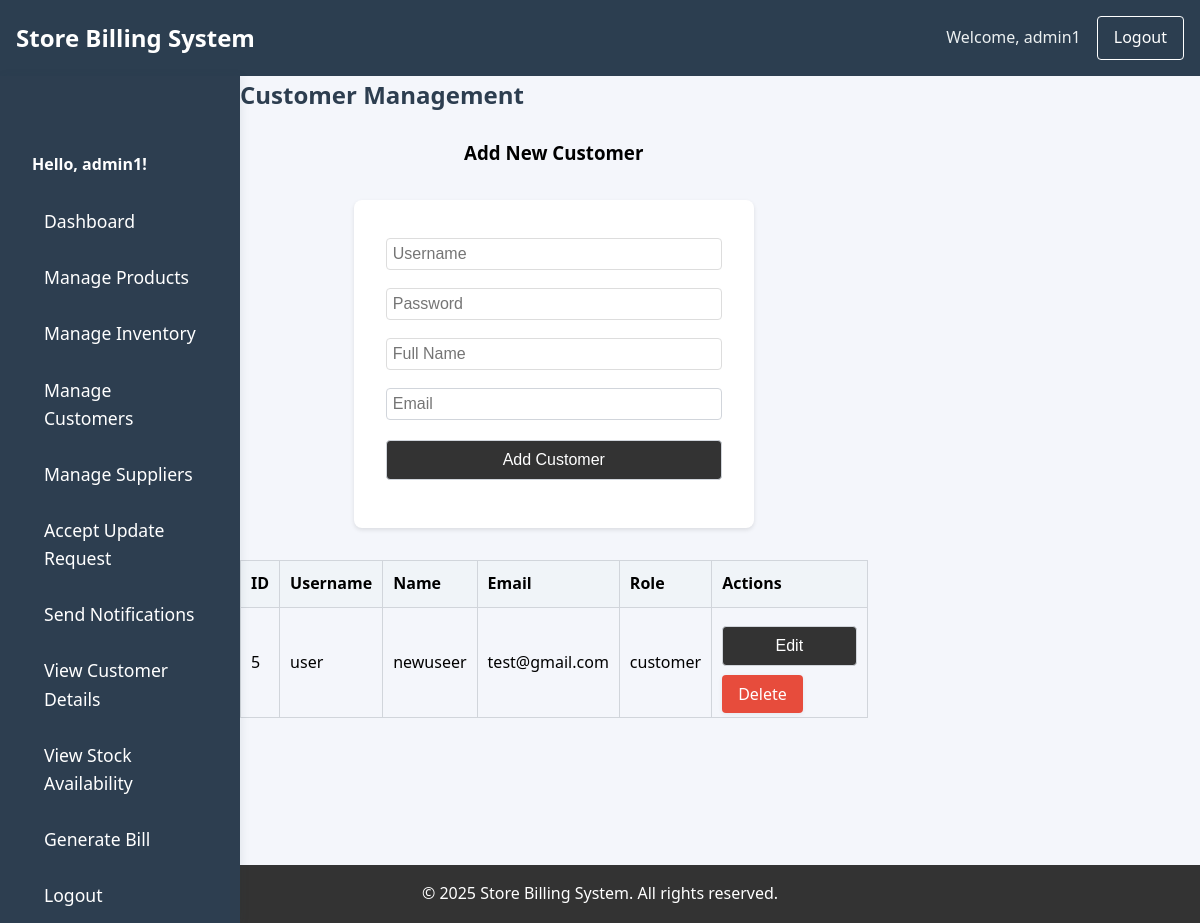
Page /customers_crud.php (signed in) on the committed database.
### tables this page shows
CREATE TABLE `customers` (
  `id` int(11) NOT NULL,
  `username` varchar(50) NOT NULL,
  `password` varchar(255) NOT NULL,
  `role` enum('admin','customer') NOT NULL,
  `name` varchar(100) NOT NULL,
  `email` varchar(100) NOT NULL,
  `created_at` timestamp NOT NULL DEFAULT current_timestamp()
);

### customers_crud.php (the view, shortened to what this page needs)
<?php
include 'db.php';
$query = "SELECT * FROM customers WHERE role = 'customer' ORDER BY id DESC";
$stmt = $conn->prepare($query);
$stmt->execute();
$result = $stmt->get_result();
?>
<?php include 'header.php'; ?>
<div class="layout">
    <?php include 'sidenav.php'; ?>
    <div class="main-content">
        <h2>Customer Management</h2>
        <div class="form-container">
            <div>
                <h3 style="text-align: center;">Add New Customer</h3>
                <form method="POST" class="add-form">
                    <input type="text" name="username" placeholder="Username" required>
                    <input type="password" name="password" placeholder="Password" required>
                    <input type="text" name="name" placeholder="Full Name" required>
                    <input type="email" name="email" placeholder="Email" required>
                    <button type="submit">Add Customer</button>
                </form>
            </div>
        </div>
        <div class="table-container">
            <table>
                <thead>
                    <tr>
                        <th>ID</th>
                        <th>Username</th>
                        <th>Name</th>
                        <th>Email</th>
                        <th>Role</th>
                        <th>Actions</th>
                    </tr>
                </thead>
                <tbody>
                    <?php if ($result->num_rows > 0): ?>
                        <?php while ($row = $result->fetch_assoc()): ?>
                        <tr>
                            <td><?php echo $row['id']; ?></td>
                            <td><?php echo htmlspecialchars($row['username']); ?></td>
                            <td><?php echo htmlspecialchars($row['name']); ?></td>
                            <td><?php echo htmlspecialchars($row['email']); ?></td>
                            <td><?php echo htmlspecialchars($row['role']); ?></td>
                            <td>
                                <button onclick="editCustomer(<?php echo htmlspecialchars(json_encode($row)); ?>)" class="edit-btn">Edit</button>
                                <a href="?delete=<?php echo $row['id']; ?>" onclick="return confirm('Are you sure you want to delete this customer?')" class="delete-btn">Delete</a>
                            </td>
                        </tr>
                        <?php endwhile; ?>
                    <?php else: ?>
                        <tr><td colspan="6">No customers found.</td></tr>
                    <?php endif; ?>
                </tbody>
            </table>
        </div>
    </div>
</div>
<?php include 'footer.php'; ?>
</body>
</html>

### style.css (style rules this page uses)
* { margin: 0; padding: 0; box-sizing: border-box; }
html, body { width: 100vw; min-width: 0; overflow-x: hidden; margin: 0; padding: 0; font-family: 'Segoe UI', Arial, sans-serif; background: #f4f6fb; }
body { line-height: 1.6; min-height: 100vh; }
form { background: white; padding: 2rem; border-radius: 8px; box-shadow: 0 2px 4px rgba(0, 0, 0, 0.1); max-width: 400px; margin: 2rem auto; }
input[type="text"], input[type="password"] { width: 100%; padding: 0.8rem; margin: 0.5rem 0 1rem; border: 1px solid #ddd; border-radius: 4px; }
button { width: 100%; padding: 0.8rem; background-color: #333; color: white; border: none; border-radius: 4px; cursor: pointer; font-size: 1rem; }
a { color: #333; text-decoration: none; }
h2 { color: #2d3e50; margin-bottom: 24px; }
form input, form select, form textarea, button { width: 100%; padding: 10px; margin: 8px 0 16px 0; border: 1px solid #d1d5db; border-radius: 4px; font-size: 1em; }
a { color: #1abc9c; text-decoration: none; }
table { width: 100%; border-collapse: collapse; margin-bottom: 16px; }
th, td { border: 1px solid #d1d5db; padding: 10px; text-align: left; }
th { background: #f0f4f8; }
.content-container, .dashboard-container, .form-container { width: 100%; max-width: 1300px; margin: 0 auto 0 0; padding: 0; }
.delete-btn { padding: 8px 16px; background-color: #e74c3c; color: white; border: none; border-radius: 4px; cursor: pointer; font-size: 1em; font-weight: 500; box-shadow: 0 1px 4px rgba(44,62,80,0.08); transition: background 0.2s; }

### rows in the picture
customers: id "5", username "user", name "newuseer", email "test@gmail.com", role "customer"

### other values in the picture
$_SESSION['username'] "admin1"
$username "admin1"
